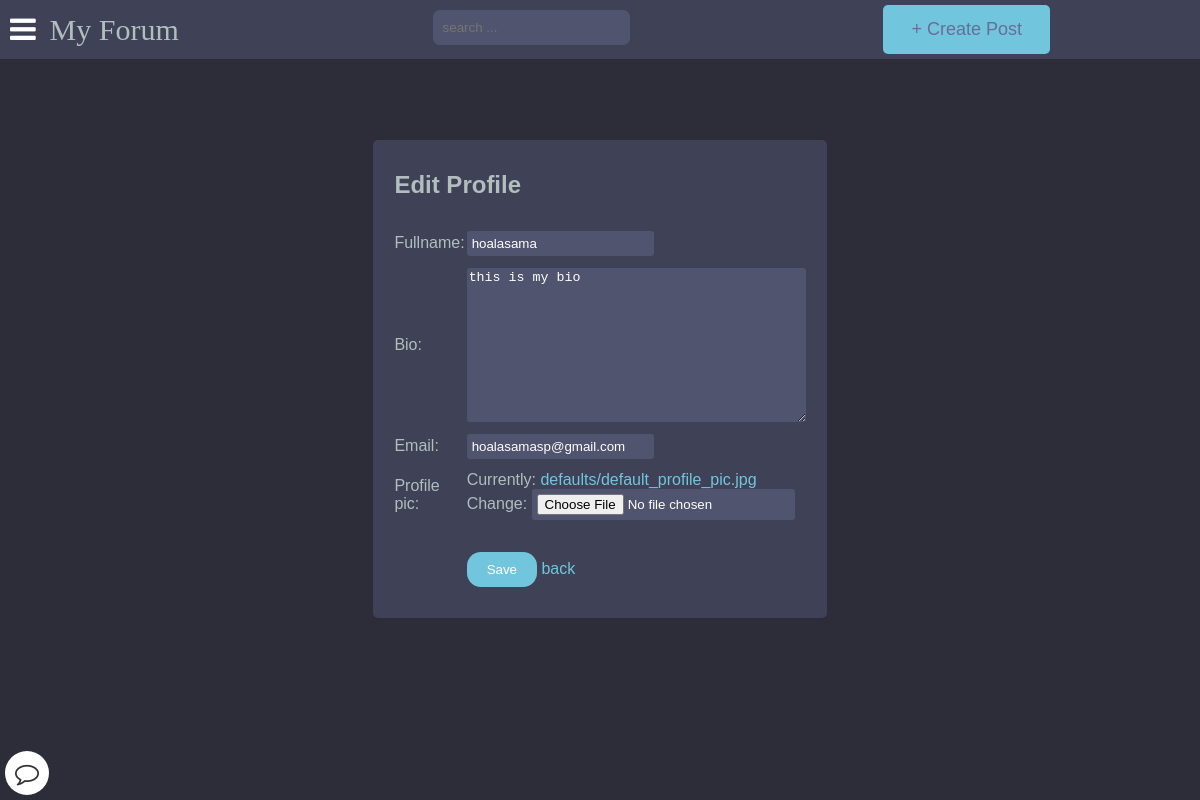
/account/edit_profile/ (signed in), run on an earlier commit of the app's database.
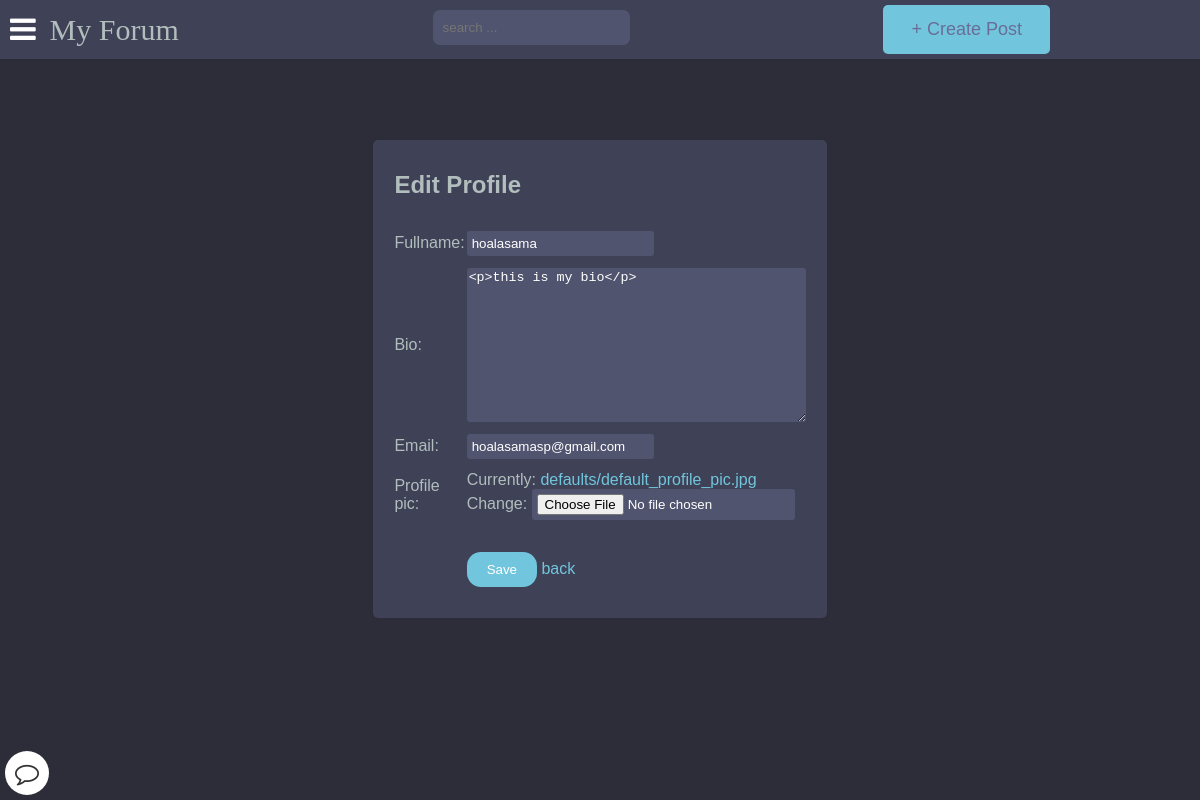
And on a later commit of the database.
### main/models.py (models this page shows, shortened)
class Author(models.Model):
    user = models.ForeignKey(User, on_delete=models.CASCADE)
    fullname = models.CharField(max_length=40, blank=True)
    slug = models.SlugField(max_length=400, unique=True, blank=True)
    bio = HTMLField(default='none')
    points = models.IntegerField(default=0)
    email = models.EmailField(unique=False,default="example@gmail.com", validators=[EmailValidator(message="Invalid email format")])
    profile_pic = ResizedImageField(size=[400, 400], quality=100, upload_to="authors", default="defaults/default_profile_pic.jpg", null=True, blank=False)
    ROLES = (
        ('user','User'),
        ('teacher','Teacher'),
        ('admin','Admin'),
    )
    roles = models.CharField(max_length=50, choices=ROLES, default="user")

### register/checkprofile.py (the view)
    def decorated_view_func(request, *args, **kwargs):
        if not check_profile_completion(request.user):
            return redirect('update_profile')
        return view_func(request, *args, **kwargs)

### register/forms.py
class UpdateForm(forms.ModelForm):
    class Meta:
        model = Author
        fields = ("fullname", "bio","email", "profile_pic",)

### register/checkprofile.py (called while the page is built)
def profile_completion_required(view_func):
    def check_profile_completion(user):
        if not user.is_authenticated:
            return True
        try:
            author = Author.objects.get(user=user)
            return author.fullname and author.bio
        except Author.DoesNotExist:
            return False
    def decorated_view_func(request, *args, **kwargs):
        if not check_profile_completion(request.user):
            return redirect('update_profile')
        return view_func(request, *args, **kwargs)
    return decorated_view_func

### register/views.py (called while the page is built)
@profile_completion_required
@login_required
def edit_profile(request):
    author = get_object_or_404(Author, user=request.user)
    if request.method == 'POST':
        form = UpdateForm(request.POST, request.FILES, instance=author)
        if form.is_valid():
            form.save()
            return redirect('view_profile')
    else:
        form = UpdateForm(instance=author)
    context = {
        'form': form
    }
    return render(request, 'register/editprofile.html', context)

### templates/register/editprofile.html (shortened to what this page needs)
{% extends 'base.html' %}
{% block content %}
<div class="center-form">
    <table class="edit-profile-form">
        <tr>
            <td colspan="2">
                <h2>Edit Profile</h2>
            </td>
        </tr>
        <form method="POST" enctype="multipart/form-data">
            <tr>
                <td>{{ form.fullname.label_tag }}</td>
                <td>{{ form.fullname }}</td>
            </tr>
            <tr>
                <td>{{ form.bio.label_tag }}</td>
                <td>{{ form.bio }}</td>
            </tr>
            <tr>
                <td>{{ form.email.label_tag }}</td>
                <td>{{ form.email }}</td>
            </tr>
            <tr>
                <td>{{ form.profile_pic.label_tag }}</td>
                <td>{{ form.profile_pic }}</td>
            </tr>
            <tr>
                <td></td>
                <td>
                    <button type="submit" class="save-button">Save</button>
                    <a href="{{request.META.HTTP_REFERER}}">back</a>
                </td>
            </tr>
        </form>
    </table>
</div>
{% endblock %}

What changed in the data, as far as the page shows it:
changed Author "hoalasama": bio "this is my bio" → "<p>this is my bio</p>"
